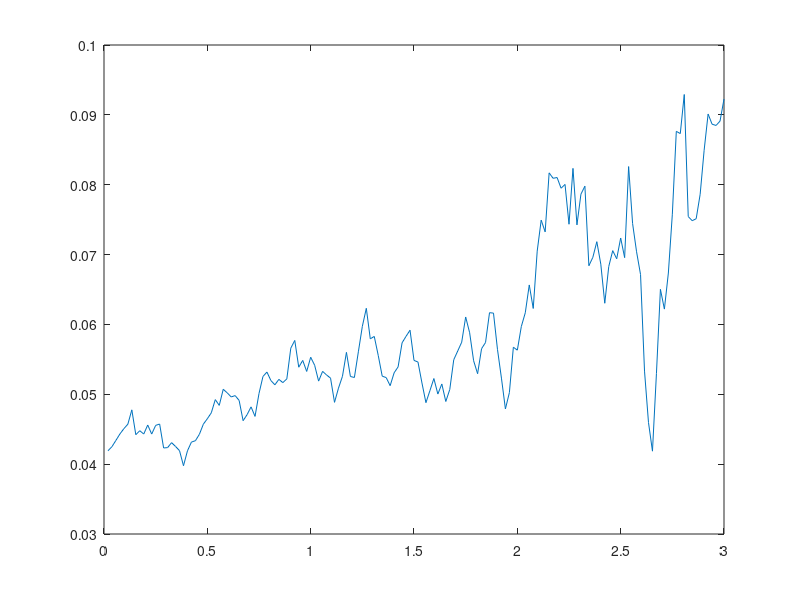

Reproduce this figure in MATLAB.
function CIR
 %Function simulating the term structure from model CIR

 %Parameters' initial values
 Theta = 0.05;
 Kappa = 1.3;
 Sigma = 0.2;
 T=3;
 NbSteps = 156;
 DeltaT = T / NbSteps;
 rInit = 0.05;
 Lambda = 0.3;
 Gamma = sqrt((Kappa+Lambda)^2+2*Sigma^2);
 t=0;
 r=rInit;

 %Definition of vector R to keep the simulation's results
 R = zeros(NbSteps,1);

 %For each step, we simulate the term structure for time t
 for i=1:NbSteps

    %Computation of numerators and denominators in formula of A and B
    Temp1=(Gamma+Kappa+Lambda)*(exp(Gamma*(T-t))-1)+2*Gamma;
    Temp2=2*Gamma*exp((Gamma+Kappa+Lambda)*(T-t)/2);
    Temp3=2*(exp(Gamma*(T-t))-1);

    %Computation of A and B
    A = (Temp2/Temp1)^(2*Kappa*Theta/Sigma^2);
    B = Temp3/Temp1;

    %Rates' simulation
    r = r + Kappa*(Theta-r)*DeltaT + Sigma*sqrt(r)*sqrt(DeltaT)*randn(1);

    %Term structure computation at this time
    R(i,1) = (r*B-log(A))/(T-t);
    t=t+DeltaT;
 end

 %Graph of the term structure
 plot([DeltaT:DeltaT:T], R);

 end